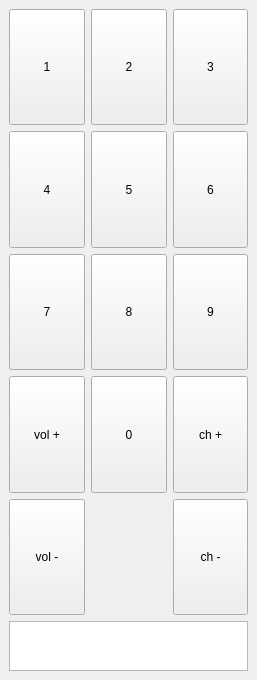
<?xml version="1.0" encoding="UTF-8"?>
<ui version="4.0">
 <class>remoteController</class>
 <widget class="QMainWindow" name="remoteController">
  <property name="geometry">
   <rect>
    <x>0</x>
    <y>0</y>
    <width>257</width>
    <height>680</height>
   </rect>
  </property>
  <property name="sizePolicy">
   <sizepolicy hsizetype="Fixed" vsizetype="Fixed">
    <horstretch>0</horstretch>
    <verstretch>0</verstretch>
   </sizepolicy>
  </property>
  <property name="minimumSize">
   <size>
    <width>257</width>
    <height>680</height>
   </size>
  </property>
  <property name="maximumSize">
   <size>
    <width>257</width>
    <height>680</height>
   </size>
  </property>
  <property name="windowTitle">
   <string>37_3_task_Qt_RemoteController</string>
  </property>
  <widget class="QWidget" name="centralwidget">
   <layout class="QGridLayout" name="gridLayout_2">
    <item row="0" column="0">
     <layout class="QGridLayout" name="gridLayout">
      <item row="2" column="0">
       <widget class="QPushButton" name="pushButton_7">
        <property name="sizePolicy">
         <sizepolicy hsizetype="Preferred" vsizetype="Preferred">
          <horstretch>0</horstretch>
          <verstretch>0</verstretch>
         </sizepolicy>
        </property>
        <property name="maximumSize">
         <size>
          <width>9999</width>
          <height>9999</height>
         </size>
        </property>
        <property name="autoFillBackground">
         <bool>false</bool>
        </property>
        <property name="text">
         <string>7</string>
        </property>
       </widget>
      </item>
      <item row="1" column="2">
       <widget class="QPushButton" name="pushButton_6">
        <property name="sizePolicy">
         <sizepolicy hsizetype="Preferred" vsizetype="Preferred">
          <horstretch>0</horstretch>
          <verstretch>0</verstretch>
         </sizepolicy>
        </property>
        <property name="maximumSize">
         <size>
          <width>9999</width>
          <height>9999</height>
         </size>
        </property>
        <property name="autoFillBackground">
         <bool>false</bool>
        </property>
        <property name="text">
         <string>6</string>
        </property>
       </widget>
      </item>
      <item row="3" column="0">
       <widget class="QPushButton" name="pushButton_vol_inc">
        <property name="sizePolicy">
         <sizepolicy hsizetype="Preferred" vsizetype="Preferred">
          <horstretch>0</horstretch>
          <verstretch>0</verstretch>
         </sizepolicy>
        </property>
        <property name="maximumSize">
         <size>
          <width>9999</width>
          <height>9999</height>
         </size>
        </property>
        <property name="autoFillBackground">
         <bool>true</bool>
        </property>
        <property name="text">
         <string>vol +</string>
        </property>
       </widget>
      </item>
      <item row="1" column="1">
       <widget class="QPushButton" name="pushButton_5">
        <property name="sizePolicy">
         <sizepolicy hsizetype="Preferred" vsizetype="Preferred">
          <horstretch>0</horstretch>
          <verstretch>0</verstretch>
         </sizepolicy>
        </property>
        <property name="maximumSize">
         <size>
          <width>9999</width>
          <height>9999</height>
         </size>
        </property>
        <property name="autoFillBackground">
         <bool>false</bool>
        </property>
        <property name="text">
         <string>5</string>
        </property>
       </widget>
      </item>
      <item row="0" column="0">
       <widget class="QPushButton" name="pushButton_1">
        <property name="sizePolicy">
         <sizepolicy hsizetype="Preferred" vsizetype="Preferred">
          <horstretch>0</horstretch>
          <verstretch>0</verstretch>
         </sizepolicy>
        </property>
        <property name="maximumSize">
         <size>
          <width>9999</width>
          <height>9999</height>
         </size>
        </property>
        <property name="autoFillBackground">
         <bool>false</bool>
        </property>
        <property name="text">
         <string>1</string>
        </property>
       </widget>
      </item>
      <item row="0" column="2">
       <widget class="QPushButton" name="pushButton_3">
        <property name="sizePolicy">
         <sizepolicy hsizetype="Preferred" vsizetype="Preferred">
          <horstretch>0</horstretch>
          <verstretch>0</verstretch>
         </sizepolicy>
        </property>
        <property name="maximumSize">
         <size>
          <width>9999</width>
          <height>9999</height>
         </size>
        </property>
        <property name="autoFillBackground">
         <bool>false</bool>
        </property>
        <property name="text">
         <string>3</string>
        </property>
       </widget>
      </item>
      <item row="2" column="2">
       <widget class="QPushButton" name="pushButton_9">
        <property name="sizePolicy">
         <sizepolicy hsizetype="Preferred" vsizetype="Preferred">
          <horstretch>0</horstretch>
          <verstretch>0</verstretch>
         </sizepolicy>
        </property>
        <property name="maximumSize">
         <size>
          <width>9999</width>
          <height>9999</height>
         </size>
        </property>
        <property name="autoFillBackground">
         <bool>false</bool>
        </property>
        <property name="text">
         <string>9</string>
        </property>
       </widget>
      </item>
      <item row="2" column="1">
       <widget class="QPushButton" name="pushButton_8">
        <property name="sizePolicy">
         <sizepolicy hsizetype="Preferred" vsizetype="Preferred">
          <horstretch>0</horstretch>
          <verstretch>0</verstretch>
         </sizepolicy>
        </property>
        <property name="maximumSize">
         <size>
          <width>9999</width>
          <height>9999</height>
         </size>
        </property>
        <property name="autoFillBackground">
         <bool>false</bool>
        </property>
        <property name="text">
         <string>8</string>
        </property>
       </widget>
      </item>
      <item row="0" column="1">
       <widget class="QPushButton" name="pushButton_2">
        <property name="sizePolicy">
         <sizepolicy hsizetype="Preferred" vsizetype="Preferred">
          <horstretch>0</horstretch>
          <verstretch>0</verstretch>
         </sizepolicy>
        </property>
        <property name="maximumSize">
         <size>
          <width>9999</width>
          <height>9999</height>
         </size>
        </property>
        <property name="autoFillBackground">
         <bool>false</bool>
        </property>
        <property name="text">
         <string>2</string>
        </property>
       </widget>
      </item>
      <item row="1" column="0">
       <widget class="QPushButton" name="pushButton_4">
        <property name="sizePolicy">
         <sizepolicy hsizetype="Preferred" vsizetype="Preferred">
          <horstretch>0</horstretch>
          <verstretch>0</verstretch>
         </sizepolicy>
        </property>
        <property name="maximumSize">
         <size>
          <width>9999</width>
          <height>9999</height>
         </size>
        </property>
        <property name="autoFillBackground">
         <bool>false</bool>
        </property>
        <property name="text">
         <string>4</string>
        </property>
       </widget>
      </item>
      <item row="4" column="0">
       <widget class="QPushButton" name="pushButton_vol_dec">
        <property name="sizePolicy">
         <sizepolicy hsizetype="Preferred" vsizetype="Preferred">
          <horstretch>0</horstretch>
          <verstretch>0</verstretch>
         </sizepolicy>
        </property>
        <property name="maximumSize">
         <size>
          <width>9999</width>
          <height>9999</height>
         </size>
        </property>
        <property name="autoFillBackground">
         <bool>false</bool>
        </property>
        <property name="text">
         <string>vol -</string>
        </property>
       </widget>
      </item>
      <item row="3" column="2">
       <widget class="QPushButton" name="pushButton_ch_inc">
        <property name="sizePolicy">
         <sizepolicy hsizetype="Preferred" vsizetype="Preferred">
          <horstretch>0</horstretch>
          <verstretch>0</verstretch>
         </sizepolicy>
        </property>
        <property name="maximumSize">
         <size>
          <width>9999</width>
          <height>9999</height>
         </size>
        </property>
        <property name="autoFillBackground">
         <bool>false</bool>
        </property>
        <property name="text">
         <string>ch +</string>
        </property>
       </widget>
      </item>
      <item row="4" column="2">
       <widget class="QPushButton" name="pushButton_ch_dec">
        <property name="sizePolicy">
         <sizepolicy hsizetype="Preferred" vsizetype="Preferred">
          <horstretch>0</horstretch>
          <verstretch>0</verstretch>
         </sizepolicy>
        </property>
        <property name="maximumSize">
         <size>
          <width>9999</width>
          <height>9999</height>
         </size>
        </property>
        <property name="autoFillBackground">
         <bool>false</bool>
        </property>
        <property name="text">
         <string>ch -</string>
        </property>
       </widget>
      </item>
      <item row="5" column="0" colspan="3">
       <widget class="QTextBrowser" name="textBrowser">
        <property name="minimumSize">
         <size>
          <width>0</width>
          <height>50</height>
         </size>
        </property>
        <property name="maximumSize">
         <size>
          <width>16777215</width>
          <height>50</height>
         </size>
        </property>
        <property name="font">
         <font>
          <pointsize>9</pointsize>
         </font>
        </property>
       </widget>
      </item>
      <item row="3" column="1">
       <widget class="QPushButton" name="pushButton_0">
        <property name="sizePolicy">
         <sizepolicy hsizetype="Preferred" vsizetype="Preferred">
          <horstretch>0</horstretch>
          <verstretch>0</verstretch>
         </sizepolicy>
        </property>
        <property name="maximumSize">
         <size>
          <width>9999</width>
          <height>9999</height>
         </size>
        </property>
        <property name="autoFillBackground">
         <bool>false</bool>
        </property>
        <property name="text">
         <string>0</string>
        </property>
       </widget>
      </item>
     </layout>
    </item>
   </layout>
  </widget>
 </widget>
 <resources/>
 <connections>
  <connection>
   <sender>pushButton_2</sender>
   <signal>clicked()</signal>
   <receiver>remoteController</receiver>
   <slot>button_2()</slot>
   <hints>
    <hint type="sourcelabel">
     <x>119</x>
     <y>56</y>
    </hint>
    <hint type="destinationlabel">
     <x>104</x>
     <y>30</y>
    </hint>
   </hints>
  </connection>
  <connection>
   <sender>pushButton_3</sender>
   <signal>clicked()</signal>
   <receiver>remoteController</receiver>
   <slot>button_3()</slot>
   <hints>
    <hint type="sourcelabel">
     <x>203</x>
     <y>61</y>
    </hint>
    <hint type="destinationlabel">
     <x>180</x>
     <y>28</y>
    </hint>
   </hints>
  </connection>
  <connection>
   <sender>pushButton_4</sender>
   <signal>clicked()</signal>
   <receiver>remoteController</receiver>
   <slot>button_4()</slot>
   <hints>
    <hint type="sourcelabel">
     <x>54</x>
     <y>172</y>
    </hint>
    <hint type="destinationlabel">
     <x>62</x>
     <y>138</y>
    </hint>
   </hints>
  </connection>
  <connection>
   <sender>pushButton_5</sender>
   <signal>clicked()</signal>
   <receiver>remoteController</receiver>
   <slot>button_5()</slot>
   <hints>
    <hint type="sourcelabel">
     <x>137</x>
     <y>161</y>
    </hint>
    <hint type="destinationlabel">
     <x>121</x>
     <y>141</y>
    </hint>
   </hints>
  </connection>
  <connection>
   <sender>pushButton_6</sender>
   <signal>clicked()</signal>
   <receiver>remoteController</receiver>
   <slot>button_6()</slot>
   <hints>
    <hint type="sourcelabel">
     <x>195</x>
     <y>177</y>
    </hint>
    <hint type="destinationlabel">
     <x>177</x>
     <y>139</y>
    </hint>
   </hints>
  </connection>
  <connection>
   <sender>pushButton_7</sender>
   <signal>clicked()</signal>
   <receiver>remoteController</receiver>
   <slot>button_7()</slot>
   <hints>
    <hint type="sourcelabel">
     <x>55</x>
     <y>270</y>
    </hint>
    <hint type="destinationlabel">
     <x>38</x>
     <y>244</y>
    </hint>
   </hints>
  </connection>
  <connection>
   <sender>pushButton_8</sender>
   <signal>clicked()</signal>
   <receiver>remoteController</receiver>
   <slot>button_8()</slot>
   <hints>
    <hint type="sourcelabel">
     <x>131</x>
     <y>273</y>
    </hint>
    <hint type="destinationlabel">
     <x>109</x>
     <y>245</y>
    </hint>
   </hints>
  </connection>
  <connection>
   <sender>pushButton_9</sender>
   <signal>clicked()</signal>
   <receiver>remoteController</receiver>
   <slot>button_9()</slot>
   <hints>
    <hint type="sourcelabel">
     <x>195</x>
     <y>282</y>
    </hint>
    <hint type="destinationlabel">
     <x>177</x>
     <y>249</y>
    </hint>
   </hints>
  </connection>
  <connection>
   <sender>pushButton_0</sender>
   <signal>clicked()</signal>
   <receiver>remoteController</receiver>
   <slot>button_0()</slot>
   <hints>
    <hint type="sourcelabel">
     <x>139</x>
     <y>408</y>
    </hint>
    <hint type="destinationlabel">
     <x>128</x>
     <y>352</y>
    </hint>
   </hints>
  </connection>
  <connection>
   <sender>pushButton_vol_inc</sender>
   <signal>clicked()</signal>
   <receiver>remoteController</receiver>
   <slot>button_volume_inc()</slot>
   <hints>
    <hint type="sourcelabel">
     <x>62</x>
     <y>377</y>
    </hint>
    <hint type="destinationlabel">
     <x>43</x>
     <y>346</y>
    </hint>
   </hints>
  </connection>
  <connection>
   <sender>pushButton_vol_dec</sender>
   <signal>clicked()</signal>
   <receiver>remoteController</receiver>
   <slot>button_volume_dec()</slot>
   <hints>
    <hint type="sourcelabel">
     <x>65</x>
     <y>496</y>
    </hint>
    <hint type="destinationlabel">
     <x>39</x>
     <y>447</y>
    </hint>
   </hints>
  </connection>
  <connection>
   <sender>pushButton_ch_inc</sender>
   <signal>clicked()</signal>
   <receiver>remoteController</receiver>
   <slot>button_channel_inc()</slot>
   <hints>
    <hint type="sourcelabel">
     <x>226</x>
     <y>393</y>
    </hint>
    <hint type="destinationlabel">
     <x>195</x>
     <y>355</y>
    </hint>
   </hints>
  </connection>
  <connection>
   <sender>pushButton_ch_dec</sender>
   <signal>clicked()</signal>
   <receiver>remoteController</receiver>
   <slot>button_channel_dec()</slot>
   <hints>
    <hint type="sourcelabel">
     <x>231</x>
     <y>490</y>
    </hint>
    <hint type="destinationlabel">
     <x>210</x>
     <y>456</y>
    </hint>
   </hints>
  </connection>
  <connection>
   <sender>pushButton_1</sender>
   <signal>clicked()</signal>
   <receiver>remoteController</receiver>
   <slot>button_1()</slot>
   <hints>
    <hint type="sourcelabel">
     <x>43</x>
     <y>53</y>
    </hint>
    <hint type="destinationlabel">
     <x>32</x>
     <y>30</y>
    </hint>
   </hints>
  </connection>
 </connections>
 <slots>
  <slot>button_1()</slot>
  <slot>button_2()</slot>
  <slot>button_3()</slot>
  <slot>button_4()</slot>
  <slot>button_5()</slot>
  <slot>button_6()</slot>
  <slot>button_7()</slot>
  <slot>button_8()</slot>
  <slot>button_9()</slot>
  <slot>button_0()</slot>
  <slot>button_volume_inc()</slot>
  <slot>button_volume_dec()</slot>
  <slot>button_channel_inc()</slot>
  <slot>button_channel_dec()</slot>
 </slots>
</ui>
